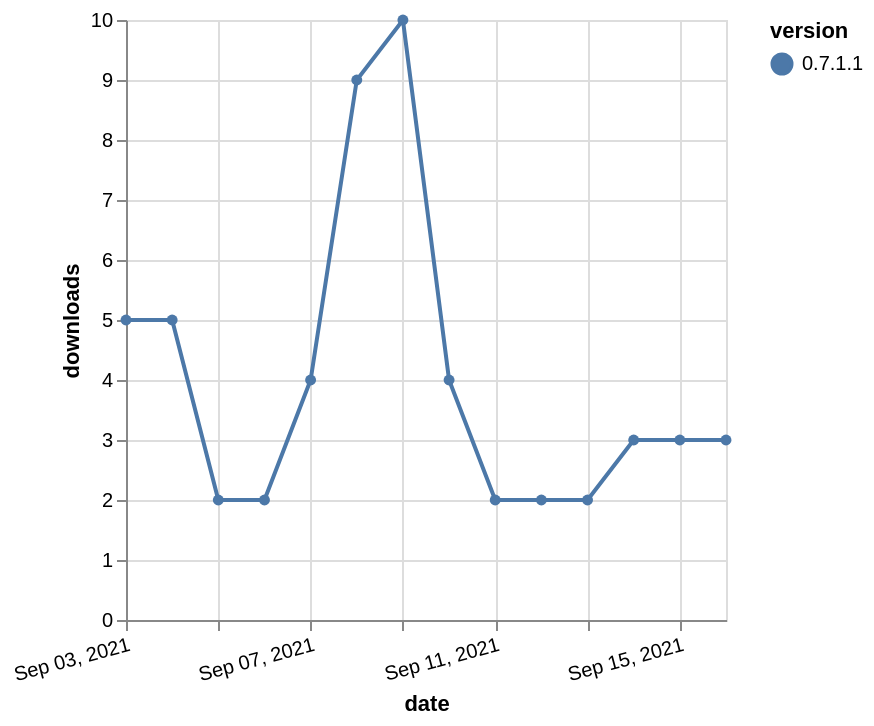

This figure's Vega-Lite source:
### Vega-Lite specification from a JSON file in a GitHub repository (floating-point values rounded to 4 significant figures)
{"$schema": "https://vega.github.io/schema/vega-lite/v5.json", "description": "A simple bar chart with embedded data.", "data": {"values": [{"date": "2021-09-03", "total": 7857, "delta": 5, "version": "0.7.1.1"}, {"date": "2021-09-04", "total": 7862, "delta": 5, "version": "0.7.1.1"}, {"date": "2021-09-05", "total": 7864, "delta": 2, "version": "0.7.1.1"}, {"date": "2021-09-06", "total": 7866, "delta": 2, "version": "0.7.1.1"}, {"date": "2021-09-07", "total": 7870, "delta": 4, "version": "0.7.1.1"}, {"date": "2021-09-08", "total": 7879, "delta": 9, "version": "0.7.1.1"}, {"date": "2021-09-09", "total": 7889, "delta": 10, "version": "0.7.1.1"}, {"date": "2021-09-10", "total": 7893, "delta": 4, "version": "0.7.1.1"}, {"date": "2021-09-11", "total": 7895, "delta": 2, "version": "0.7.1.1"}, {"date": "2021-09-12", "total": 7897, "delta": 2, "version": "0.7.1.1"}, {"date": "2021-09-13", "total": 7899, "delta": 2, "version": "0.7.1.1"}, {"date": "2021-09-14", "total": 7902, "delta": 3, "version": "0.7.1.1"}, {"date": "2021-09-15", "total": 7905, "delta": 3, "version": "0.7.1.1"}, {"date": "2021-09-16", "total": 7908, "delta": 3, "version": "0.7.1.1"}]}, "width": "container", "mark": {"type": "line", "point": {"filled": true}}, "encoding": {"x": {"field": "date", "type": "temporal", "timeUnit": "yearmonthdate", "title": "date", "axis": {"labelAngle": -15}}, "y": {"field": "delta", "type": "quantitative", "title": "downloads"}, "color": {"field": "version", "type": "nominal"}, "tooltip": {"field": "delta"}}}
